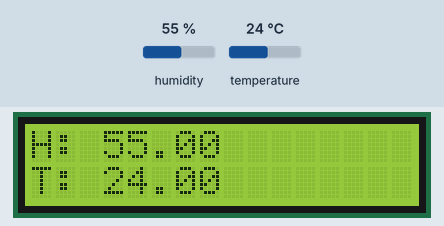
Recording of a sketch running on a simulated Arduino Uno, built with avr-gcc and run on an emulated ATmega328P. Parts: 16×2 character LCD. The inputs (shaded band) are chosen by the test bench; at power-on: humidity 55 %, temperature 24 °C.

Above: at 1.2 s.
1.3 s: humidity set to 22 %
At 2.4 s:
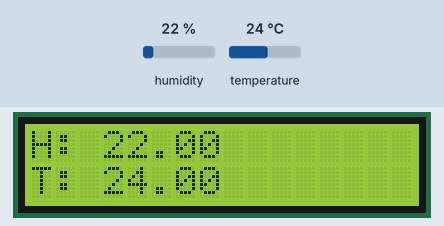
4.0 s: temperature set to 12 °C
At 5.6 s:
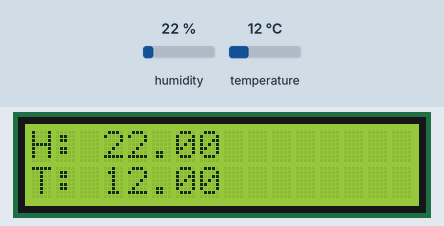
6.7 s: humidity set to 40 %
At 9.4 s:
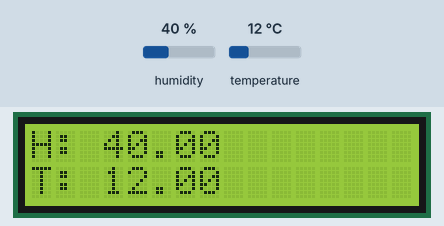
9.7 s: temperature set to 19 °C
At 11.7 s:
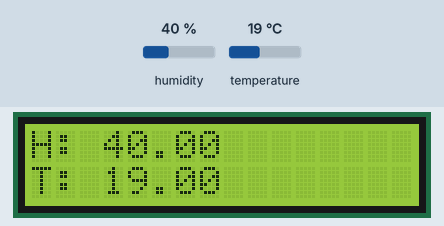
Timing chart, 0 to 13.2 s (numbered marks = the images above; inputs shaded):
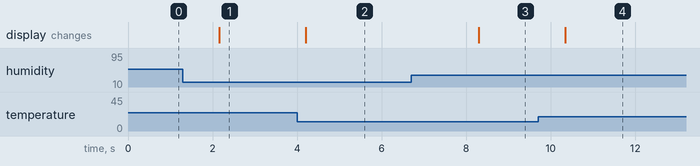

The sketch:

LCD_DHT.ino
```cpp
// INCLUSÃO DE BIBLIOTECAS
#include <DHT.h>

#include <Wire.h>
#include <LiquidCrystal_I2C.h>

// DEFINIÇÕES
#define DHTPIN 2
#define DHTTYPE DHT11


#define endereco  0x27 // Endereços comuns: 0x27, 0x3F
#define colunas   16
#define linhas    2

// INICIAR OBJETOS
DHT dht(DHTPIN, DHTTYPE);
LiquidCrystal_I2C lcd(endereco, colunas, linhas);

void setup() {
  // put your setup code here, to run once:
  dht.begin();

  lcd.init(); // INICIA A COMUNICAÇÃO COM O DISPLAY
  lcd.backlight(); // LIGA A ILUMINAÇÃO DO DISPLAY
  lcd.clear(); // LIMPA O DISPLAY

  lcd.setCursor(0,0);
  lcd.print("H:");
  lcd.setCursor(0,1);
  lcd.print("T:");
}

void loop() {
  // put your main code here, to run repeatedly:
  float h = dht.readHumidity();
  float t = dht.readTemperature();

  lcd.setCursor(3,0);
  lcd.print(h);

  lcd.setCursor(3,1);
  lcd.print(t);

  delay(1000);
}
```

Measured:
- after the input at 1.3 s, the display: changes after 0.85 s (image 1)
- after the input at 4.0 s, the display: changes after 0.20 s (image 2)
- after the input at 6.7 s, the display: changes after 1.6 s (image 3)
- after the input at 9.7 s, the display: changes after 0.64 s (image 4)
